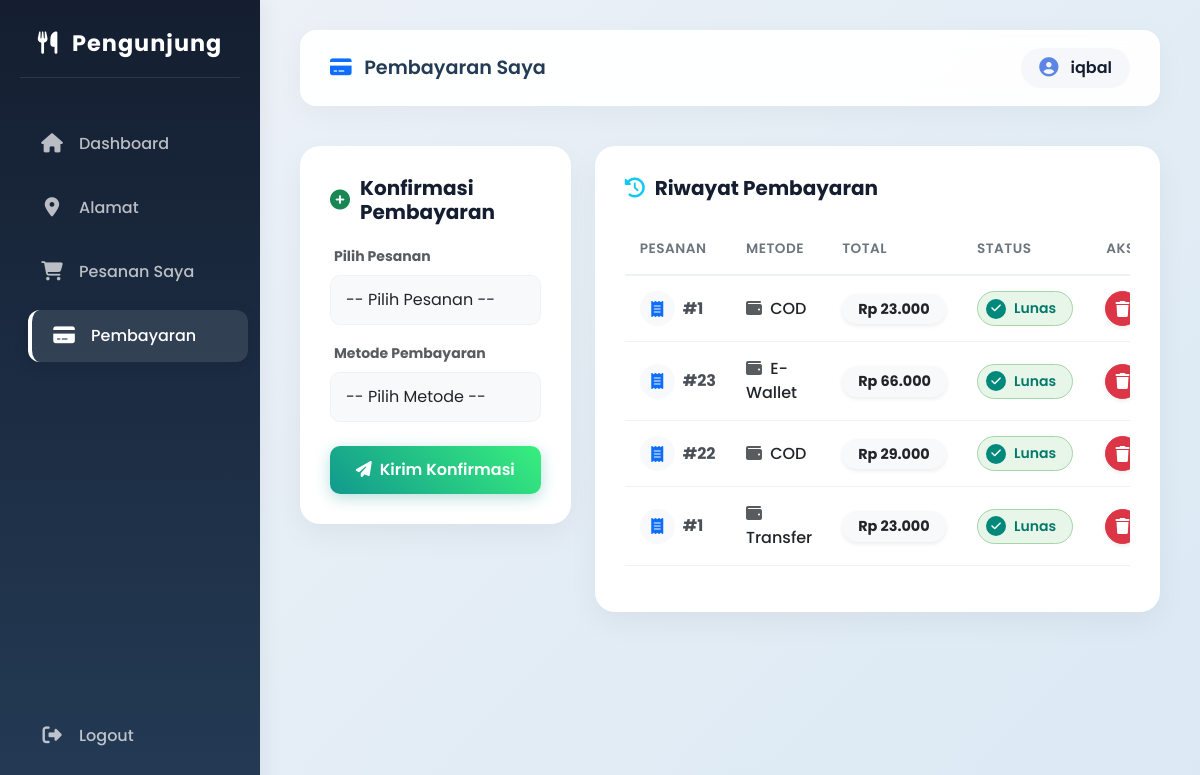
Before: /pengunjung/pembayaran.php (signed in) with the older database file.
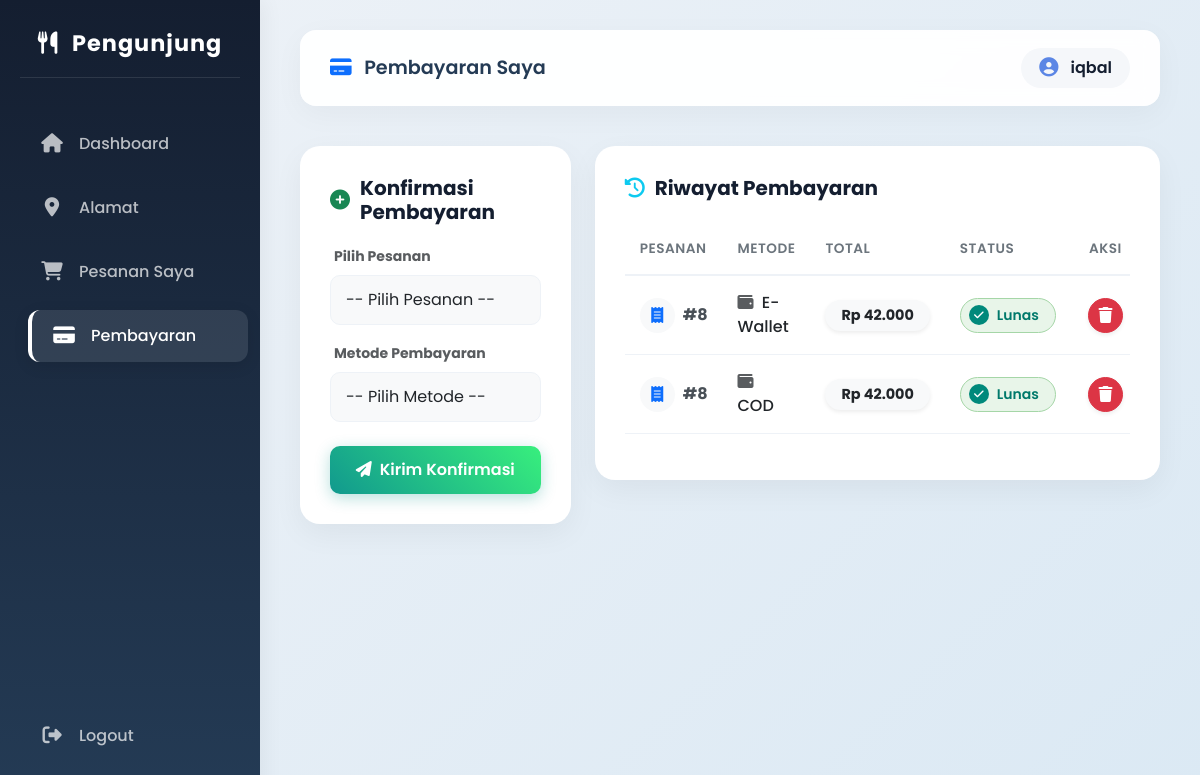
After: the same page with the newer database file.
### tables this page shows
CREATE TABLE `pembayaran` (
  `id` int(11) NOT NULL,
  `pesanan_id` int(11) DEFAULT NULL,
  `metode` varchar(50) DEFAULT NULL,
  `status` enum('pending','lunas') DEFAULT 'pending'
);

CREATE TABLE `pesanan` (
  `id` int(11) NOT NULL,
  `user_id` int(11) DEFAULT NULL,
  `alamat_id` int(11) DEFAULT NULL,
  `ongkir_id` int(11) DEFAULT NULL,
  `tanggal` timestamp NULL DEFAULT CURRENT_TIMESTAMP,
  `total` int(11) DEFAULT NULL
);

### pengunjung/pembayaran.php (the view, shortened to what the changed rows need)
<?php
include '../koneksi.php';
$user_id = $_SESSION['id'];
$data = mysqli_query($conn,"
SELECT pembayaran.*, pesanan.total
FROM pembayaran
JOIN pesanan ON pembayaran.pesanan_id = pesanan.id
WHERE pesanan.user_id='$user_id'
ORDER BY pembayaran.id DESC
");
?>
<!DOCTYPE html>
<html lang="id">
<head>
<link href="https://cdnjs.cloudflare.com/ajax/libs/font-awesome/6.5.0/css/all.min.css" rel="stylesheet">
<link href="https://cdn.jsdelivr.net/npm/bootstrap@5.3.0/dist/css/bootstrap.min.css" rel="stylesheet">
</head>
<body>
<div class="main-content">
    <div class="row">
        <div class="col-lg-8">
            <div class="card-box">
                <div class="table-responsive">
                    <table class="table table-borderless align-middle">
                        <thead>
                            <tr>
                                <th>Pesanan</th>
                                <th>Metode</th>
                                <th>Total</th>
                                <th>Status</th>
                                <th class="text-center">Aksi</th>
                            </tr>
                        </thead>
                        <tbody>
                            <?php if(mysqli_num_rows($data) > 0){ ?>
                                <?php while($d=mysqli_fetch_array($data)){ ?>
                                <tr>
                                    <td>
                                        <div class="d-flex align-items-center gap-2">
                                            <div class="bg-light p-2 rounded-circle text-primary d-flex align-items-center justify-content-center" style="width: 35px; height: 35px;">
                                                <i class="fa fa-receipt"></i>
                                            </div>
                                            <strong>#<?= htmlspecialchars($d['pesanan_id']) ?></strong>
                                        </div>
                                    </td>
                                    <td>
                                        <span class="text-dark fw-medium">
                                            <i class="fa fa-wallet me-1 text-muted"></i> <?= htmlspecialchars($d['metode']) ?>
                                        </span>
                                    </td>
                                    <td>
                                        <span class="badge bg-light text-dark px-3 py-2 rounded-pill shadow-sm" style="font-size: 0.9rem;">
                                            Rp <?= number_format($d['total'], 0, ',', '.') ?>
                                        </span>
                                    </td>
                                    <td>
                                        <?php if($d['status']=="pending"){ ?>
                                            <div class="badge-status pending">
                                                <div class="icon-wrapper"><i class="fa fa-clock"></i></div>
                                                <span>Pending</span>
                                            </div>
                                        <?php } else { ?>
                                            <div class="badge-status lunas">
                                                <div class="icon-wrapper"><i class="fa fa-check"></i></div>
                                                <span>Lunas</span>
                                            </div>
                                        <?php } ?>
                                    </td>
                                    <td class="text-center">
                                        <button type="button" class="btn btn-danger btn-action shadow-sm" onclick="konfirmasiHapus('?hapus=<?= $d['id'] ?>')" title="Hapus Data">
                                            <i class="fa fa-trash"></i>
                                        </button>
                                    </td>
                                </tr>
                                <?php } ?>
                            <?php } ?>
                        </tbody>
                    </table>
                </div>
            </div>
        </div>
    </div>
</div>
</body>
</html>

Changed rows visible on the page:
removed pembayaran: pesanan "1", metode "COD", pesanan.total "23.000", status "lunas" (drawn)
removed pembayaran: pesanan "23", metode "E-Wallet", pesanan.total "66.000", status "lunas" (drawn)
removed pembayaran: pesanan "22", metode "COD", pesanan.total "29.000", status "lunas" (drawn)
removed pembayaran: pesanan "1", metode "Transfer", pesanan.total "23.000", status "lunas" (drawn)
added pembayaran: pesanan "8", metode "E-Wallet", pesanan.total "42.000", status "lunas" (drawn)
added pembayaran: pesanan "8", metode "COD", pesanan.total "42.000", status "lunas" (drawn)
